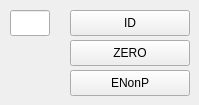
    <widget class="QWidget" name="SET">
     <property name="mouseTracking">
      <bool>true</bool>
     </property>
     <attribute name="title">
      <string>SET</string>
     </attribute>
     <widget class="QPushButton" name="setZeroPushButton">
      <property name="geometry">
       <rect>
        <x>70</x>
        <y>40</y>
        <width>120</width>
        <height>26</height>
       </rect>
      </property>
      <property name="font">
       <font>
        <pointsize>9</pointsize>
       </font>
      </property>
      <property name="mouseTracking">
       <bool>true</bool>
      </property>
      <property name="toolTip">
       <string>&lt;html&gt;&lt;head/&gt;&lt;body&gt;&lt;p&gt;设置模块当前位置为零点&lt;/p&gt;&lt;/body&gt;&lt;/html&gt;</string>
      </property>
      <property name="text">
       <string>ZERO</string>
      </property>
     </widget>
     <widget class="QPushButton" name="IDPushButton">
      <property name="geometry">
       <rect>
        <x>70</x>
        <y>10</y>
        <width>120</width>
        <height>26</height>
       </rect>
      </property>
      <property name="font">
       <font>
        <pointsize>9</pointsize>
       </font>
      </property>
      <property name="mouseTracking">
       <bool>true</bool>
      </property>
      <property name="toolTip">
       <string>&lt;html&gt;&lt;head/&gt;&lt;body&gt;&lt;p&gt;设置模块ID&lt;/p&gt;&lt;/body&gt;&lt;/html&gt;</string>
      </property>
      <property name="text">
       <string>ID</string>
      </property>
     </widget>
     <widget class="QPushButton" name="ENonPPushButton">
      <property name="geometry">
       <rect>
        <x>70</x>
        <y>70</y>
        <width>120</width>
        <height>26</height>
       </rect>
      </property>
      <property name="font">
       <font>
        <pointsize>9</pointsize>
       </font>
      </property>
      <property name="mouseTracking">
       <bool>true</bool>
      </property>
      <property name="toolTip">
       <string>&lt;html&gt;&lt;head/&gt;&lt;body&gt;&lt;p&gt;上电使能驱动器&lt;/p&gt;&lt;/body&gt;&lt;/html&gt;</string>
      </property>
      <property name="statusTip">
       <string/>
      </property>
      <property name="whatsThis">
       <string/>
      </property>
      <property name="text">
       <string>ENonP</string>
      </property>
     </widget>
     <widget class="QLineEdit" name="IDLineEdit">
      <property name="geometry">
       <rect>
        <x>10</x>
        <y>10</y>
        <width>40</width>
        <height>26</height>
       </rect>
      </property>
      <property name="font">
       <font>
        <pointsize>9</pointsize>
       </font>
      </property>
      <property name="mouseTracking">
       <bool>true</bool>
      </property>
      <property name="toolTip">
       <string>&lt;html&gt;&lt;head/&gt;&lt;body&gt;&lt;p&gt;ID号&lt;/p&gt;&lt;/body&gt;&lt;/html&gt;</string>
      </property>
     </widget>
    </widget>
